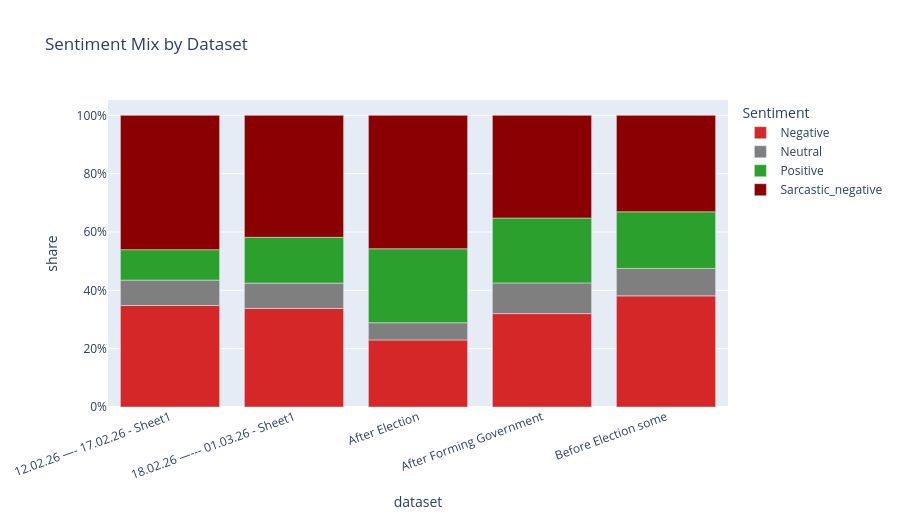
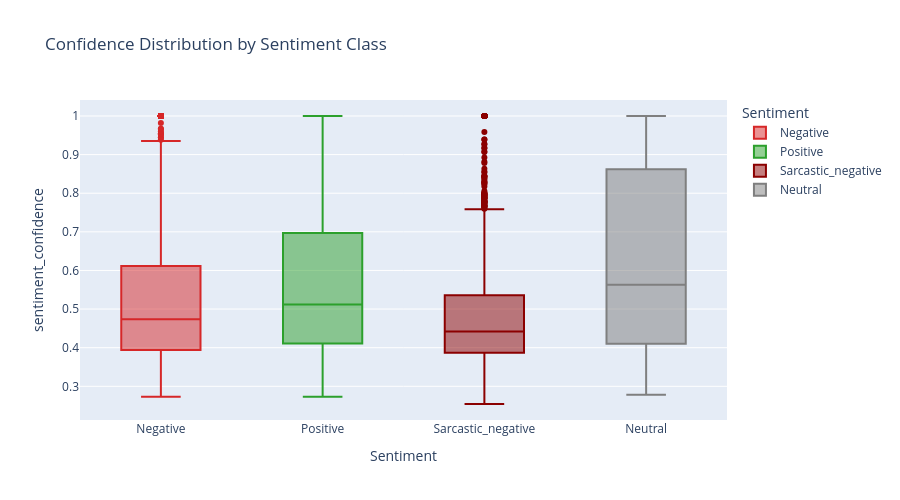

The cell these charts' notebook holds for them, in order:
### Markdown cell above
## 4. Sentiment Intelligence Dashboard

### Code cell
sent_counts = (
    all_df.groupby(['dataset','Sentiment'], as_index=False)
    .size()
    .rename(columns={'size':'count'})
)
sent_counts['share'] = sent_counts['count'] / sent_counts.groupby('dataset')['count'].transform('sum')

fig = px.bar(
    sent_counts,
    x='dataset', y='share', color='Sentiment',
    title='Sentiment Mix by Dataset',
    color_discrete_map=COLOR_MAP,
)
fig.update_layout(height=520, xaxis_tickangle=-20, yaxis_tickformat='.0%')
fig.show()

fig2 = px.box(
    all_df.dropna(subset=['sentiment_confidence']),
    x='Sentiment', y='sentiment_confidence', color='Sentiment',
    color_discrete_map=COLOR_MAP,
    title='Confidence Distribution by Sentiment Class'
)
fig2.update_layout(height=500)
fig2.show()

### Figure 1 — Plotly figure (JSON) as saved in the notebook; plotly's stock layout.template omitted (floating-point values rounded to 4 significant figures)
{"data": [{"hovertemplate": "Sentiment=Negative<br>dataset=%{x}<br>share=%{y}<extra></extra>", "legendgroup": "Negative", "marker": {"color": "#d62728", "pattern": {"shape": ""}}, "name": "Negative", "orientation": "v", "showlegend": true, "textposition": "auto", "type": "bar", "x": ["12.02.26 —- 17.02.26 - Sheet1", "18.02.26 —--- 01.03.26 - Sheet1", "After Election", "After Forming Government", "Before Election some"], "xaxis": "x", "y": [0.3481, 0.3378, 0.23, 0.3202, 0.381], "yaxis": "y"}, {"hovertemplate": "Sentiment=Neutral<br>dataset=%{x}<br>share=%{y}<extra></extra>", "legendgroup": "Neutral", "marker": {"color": "#7f7f7f", "pattern": {"shape": ""}}, "name": "Neutral", "orientation": "v", "showlegend": true, "textposition": "auto", "type": "bar", "x": ["12.02.26 —- 17.02.26 - Sheet1", "18.02.26 —--- 01.03.26 - Sheet1", "After Election", "After Forming Government", "Before Election some"], "xaxis": "x", "y": [0.08701, 0.08701, 0.05891, 0.1053, 0.09416], "yaxis": "y"}, {"hovertemplate": "Sentiment=Positive<br>dataset=%{x}<br>share=%{y}<extra></extra>", "legendgroup": "Positive", "marker": {"color": "#2ca02c", "pattern": {"shape": ""}}, "name": "Positive", "orientation": "v", "showlegend": true, "textposition": "auto", "type": "bar", "x": ["12.02.26 —- 17.02.26 - Sheet1", "18.02.26 —--- 01.03.26 - Sheet1", "After Election", "After Forming Government", "Before Election some"], "xaxis": "x", "y": [0.1044, 0.1571, 0.2537, 0.2225, 0.1942], "yaxis": "y"}, {"hovertemplate": "Sentiment=Sarcastic_negative<br>dataset=%{x}<br>share=%{y}<extra></extra>", "legendgroup": "Sarcastic_negative", "marker": {"color": "#8b0000", "pattern": {"shape": ""}}, "name": "Sarcastic_negative", "orientation": "v", "showlegend": true, "textposition": "auto", "type": "bar", "x": ["12.02.26 —- 17.02.26 - Sheet1", "18.02.26 —--- 01.03.26 - Sheet1", "After Election", "After Forming Government", "Before Election some"], "xaxis": "x", "y": [0.4605, 0.4181, 0.4574, 0.352, 0.3307], "yaxis": "y"}], "layout": {"barmode": "relative", "height": 520, "legend": {"title": {"text": "Sentiment"}, "tracegroupgap": 0}, "title": {"text": "Sentiment Mix by Dataset"}, "xaxis": {"anchor": "y", "domain": [0, 1], "tickangle": -20, "title": {"text": "dataset"}}, "yaxis": {"anchor": "x", "domain": [0, 1], "tickformat": ".0%", "title": {"text": "share"}}}}

### Figure 2 — Plotly figure (JSON) as saved in the notebook; plotly's stock layout.template omitted (floating-point values rounded to 4 significant figures; data arrays with more than 128 entries replaced by an {"elided": "..."} marker saying what was removed)
{"data": [{"alignmentgroup": "True", "hovertemplate": "Sentiment=%{x}<br>sentiment_confidence=%{y}<extra></extra>", "legendgroup": "Negative", "marker": {"color": "#d62728"}, "name": "Negative", "notched": false, "offsetgroup": "Negative", "orientation": "v", "showlegend": true, "type": "box", "x": {"elided": "2592 str values"}, "x0": " ", "xaxis": "x", "y": {"elided": "2592 float values"}, "y0": " ", "yaxis": "y"}, {"alignmentgroup": "True", "hovertemplate": "Sentiment=%{x}<br>sentiment_confidence=%{y}<extra></extra>", "legendgroup": "Positive", "marker": {"color": "#2ca02c"}, "name": "Positive", "notched": false, "offsetgroup": "Positive", "orientation": "v", "showlegend": true, "type": "box", "x": {"elided": "1655 str values"}, "x0": " ", "xaxis": "x", "y": {"elided": "1655 float values"}, "y0": " ", "yaxis": "y"}, {"alignmentgroup": "True", "hovertemplate": "Sentiment=%{x}<br>sentiment_confidence=%{y}<extra></extra>", "legendgroup": "Sarcastic_negative", "marker": {"color": "#8b0000"}, "name": "Sarcastic_negative", "notched": false, "offsetgroup": "Sarcastic_negative", "orientation": "v", "showlegend": true, "type": "box", "x": {"elided": "3260 str values"}, "x0": " ", "xaxis": "x", "y": {"elided": "3260 float values"}, "y0": " ", "yaxis": "y"}, {"alignmentgroup": "True", "hovertemplate": "Sentiment=%{x}<br>sentiment_confidence=%{y}<extra></extra>", "legendgroup": "Neutral", "marker": {"color": "#7f7f7f"}, "name": "Neutral", "notched": false, "offsetgroup": "Neutral", "orientation": "v", "showlegend": true, "type": "box", "x": {"elided": "717 str values"}, "x0": " ", "xaxis": "x", "y": {"elided": "717 float values"}, "y0": " ", "yaxis": "y"}], "layout": {"boxmode": "overlay", "height": 500, "legend": {"title": {"text": "Sentiment"}, "tracegroupgap": 0}, "title": {"text": "Confidence Distribution by Sentiment Class"}, "xaxis": {"anchor": "y", "categoryarray": ["Negative", "Positive", "Sarcastic_negative", "Neutral"], "categoryorder": "array", "domain": [0, 1], "title": {"text": "Sentiment"}}, "yaxis": {"anchor": "x", "domain": [0, 1], "title": {"text": "sentiment_confidence"}}}}
